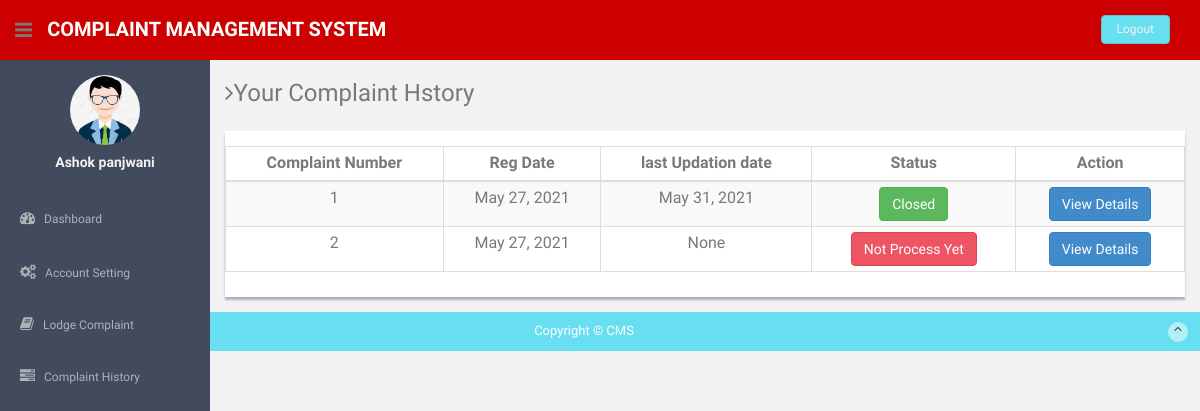
/complaint_history (signed in), run on the app's committed database.
### complaint/models.py (models this page shows, shortened)
class tblUser(models.Model):
    user = models.ForeignKey(User, on_delete=models.CASCADE, null=True)
    address = models.CharField(max_length=300,null=True)
    state = models.CharField(max_length=50,null=True)
    country = models.CharField(max_length=50,null=True)
    pincode = models.CharField(max_length=20,null=True)
    userimage = models.FileField(null=True)
    regdate = models.DateField()

class Complaint(models.Model):
    userid = models.ForeignKey(tblUser, on_delete=models.CASCADE, null=True)
    category = models.CharField(max_length=100,null=True)
    subcategory = models.CharField(max_length=100,null=True)
    complainttype = models.CharField(max_length=100,null=True)
    state = models.CharField(max_length=100,null=True)
    noc = models.CharField(max_length=200, null=True)
    complaintdetail = models.CharField(max_length=300,null=True)
    complaintfile = models.FileField(null=True,blank=True)
    regdate = models.DateField()
    status = models.CharField(max_length=50, null=True)
    lastupdationdate = models.DateField(null=True)
    remark = models.CharField(max_length=200, null=True)
    remarkdate = models.DateField(null=True)

### complaint/views.py (the view)
# urls.py: path('complaint_history',complaint_history, name='complaint_history'),
def complaint_history(request):
    if not request.user.is_authenticated:
        return redirect('user_login')
    user = request.user
    tbluser = tblUser.objects.get(user=user)
    complaint = Complaint.objects.filter(userid=tbluser)
    d = {'complaint':complaint}
    return render(request, 'complaint_history.html', d)

### complaint/templates/complaint_history.html (shortened to what this page needs)
{% load static %}
<html lang="en">
  <head>
    <link href="{% static 'user/assets/css/bootstrap.css' %}" rel="stylesheet">
    <link href="{% static 'user/assets/font-awesome/css/font-awesome.css' %}" rel="stylesheet" />
   <link href="{% static 'user/assets/css/style.css' %}" rel="stylesheet">
    <link href="{% static 'user/assets/css/style-responsive.css' %}" rel="stylesheet">
    <link href="{% static 'user/assets/css/table-responsive.css' %}" rel="stylesheet">
  </head>
  <body>
  <section id="container" >
 {% include 'header.html' %}
{% include 'sidebar.html' %}
      <section id="main-content">
          <section class="wrapper">
          	<h3><i class="fa fa-angle-right"></i>Your Complaint Hstory</h3>
		  		<div class="row mt">
			  		<div class="col-lg-12">
                      <div class="content-panel">
                          <section id="unseen">
                            <table class="table table-bordered table-striped table-condensed">
                              <thead>
                              <tr style="text-align: center">
                                  <th style="text-align: center">Complaint Number</th>
                                  <th style="text-align: center">Reg Date</th>
                                  <th style="text-align: center">last Updation date</th>
                                  <th style="text-align: center">Status</th>
                                  <th style="text-align: center">Action</th>
                              </tr>
                              </thead>
                              <tbody>
  {% for i in complaint %}
                              <tr>
                                  <td align="center">{{i.id}}</td>
                                  <td align="center">{{i.regdate}}</td>
                                 <td align="center">{{i.lastupdationdate}}</td>
                                  <td align="center">
                        {% if not i.status %}
                                      <button type="button" class="btn btn-theme04">Not Process Yet</button>
                        {% endif %}
            {% if i.status == 'closed' %}
            <button type="button" class="btn btn-success">Closed</button>
            {% endif %}
                                   <td align="center">
                                   <a href="{% url 'complaint_details' i.id %}">
<button type="button" class="btn btn-primary">View Details</button></a>
                                   </td>
                                </tr>
                              {% endfor %}
                              </tbody>
                          </table>
                          </section>
                  </div>
               </div>
		  	</div>
		</section><! --/wrapper -->
      </section>
 {% include 'footer.html' %}
  </section>
  </body>
</html>

### complaint/templates/sidebar.html (shortened to what this page needs)
{% load static %}
<aside>
          <div id="sidebar"  class="nav-collapse ">
              <ul class="sidebar-menu" id="nav-accordion">
                  <p class="centered"><a href="{% url 'profile' %}">
{% if not request.user.tbluser_set.all.0.userimage %}
<img src="{% static 'user/noimage.png' %}"  class="img-circle" width="70" height="70" >
{% else %}
  <img src="{{request.user.tbluser_set.all.0.userimage.url}}" class="img-circle" width="70" height="70">
{% endif %}
</a>
</p>
                  <h5 class="centered">{{request.user.first_name}}</h5>
                  <li class="mt">
                      <a href="{% url 'user_home' %}">
                          <i class="fa fa-dashboard"></i>
                          <span>Dashboard</span>
                      </a>
                  </li>
                  <li class="sub-menu">
                      <a href="javascript:;" >
                          <i class="fa fa-cogs"></i>
                          <span>Account Setting</span>
                      </a>
                  </li>
                  <li class="sub-menu">
                      <a href="{% url 'register_complaint' %}" >
                          <i class="fa fa-book"></i>
                          <span>Lodge Complaint</span>
                      </a>
                    </li>
                  <li class="sub-menu">
                      <a href="{% url 'complaint_history' %}" >
                          <i class="fa fa-tasks"></i>
                          <span>Complaint History</span>
                      </a>
                  </li>
              </ul>
          </div>
      </aside>

### complaint/static/user/assets/css/style.css (style rules this page uses)
body { color: #797979; background: #f2f2f2; font-family: 'Ruda', sans-serif; padding: 0px !important; margin: 0px !important; font-size:13px; }
ul li { list-style: none; }
a, a:hover, a:focus { text-decoration: none; outline: none; }
#container { width: 100%; height: 100%; }
.btn-theme04 { color: #fff; background-color: #ed5565; border-color: #da4453; }
.centered { text-align: center; }
.mt { margin-top: 25px; }
#sidebar { width: 210px; height: 100%; position: fixed; background: #424a5d; }
#sidebar h5 { color: #f2f2f2; font-weight: 700; }
#sidebar ul li { position: relative; }
ul.sidebar-menu , ul.sidebar-menu li ul.sub { margin: -2px 0 0; padding: 0; }
ul.sidebar-menu { margin-top: 75px; }
ul.sidebar-menu li { margin-bottom: 5px; margin-left:10px; margin-right:10px; }
ul.sidebar-menu li.sub-menu { line-height: 15px; }
ul.sidebar-menu li a span { display: inline-block; }
ul.sidebar-menu li a { color: #aeb2b7; text-decoration: none; display: block; padding: 15px 0 15px 10px; font-size: 12px; outline: none; -webkit-transition: all 0.3s ease; -moz-transition: all 0.3s ease; -o-transition: all 0.3s ease; -ms-transition: all 0.3s ease; transition: all 0.3s ease; }
ul.sidebar-menu li a i { font-size: 15px; padding-right: 6px; }
#main-content { margin-left: 210px; }
.wrapper { display: inline-block; margin-top: 60px; padding-left: 15px; padding-right: 15px; padding-bottom: 15px; padding-top: 0px; width: 100%; }
.content-panel { background: #ffffff; box-shadow: 0px 3px 2px #aab2bd; padding-top: 15px; padding-bottom: 5px; }

### data on the page
Complaint: id "1", regdate "May 27, 2021", lastupdationdate "May 31, 2021", status "Closed"
Complaint: id "2", regdate "May 27, 2021", lastupdationdate "None", shows "Not Process Yet"

### other printed values
{{ request.user.first_name }} "Ashok panjwani"
